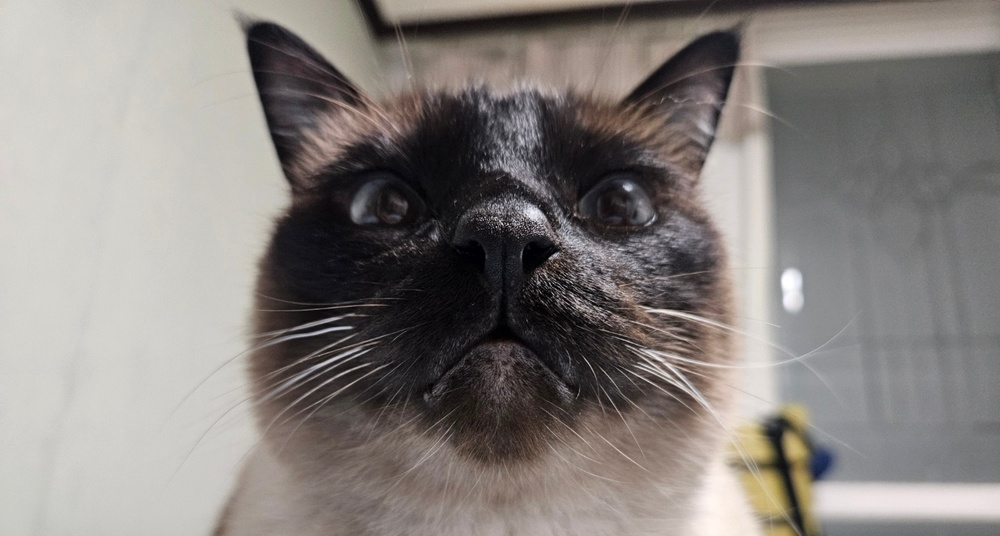
#> input picture cv_week6/happy_1.jpg, 1000 x 536 px, shrunk from 1400 x 751 before the run
$ python Canny_edge.py
#> lines starting #> are read from the running program, lines starting #| are printed output that depends on the picture; after the words box and inside, x2 and y2 are one past the last pixel; in counts of white or black regions, pixels touching at a corner belong together
import cv2 as cv

img = cv.imread('happy_1.jpg') # 영상 읽기
#> img is the input picture: shape (536, 1000, 3); mean B, G, R 125.8, 129.1, 134.3

gray = cv.cvtColor(img, cv.COLOR_BGR2GRAY)

canny1 = cv.Canny(gray, 50, 150) # Tlow=50, Thigh=150으로 설정
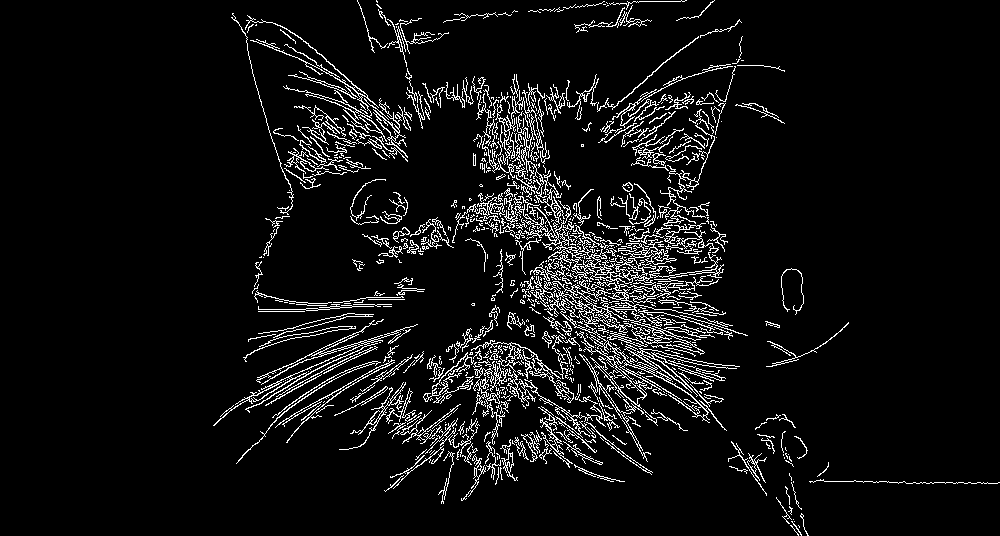
#> canny1: shape (536, 1000); 6.6% white in thin lines or dots, all inside (x1, y1, x2, y2) = (213, 0, 1000, 536)
canny2 = cv.Canny(gray, 100, 200) # Tlow=100, Thigh=200으로 설정
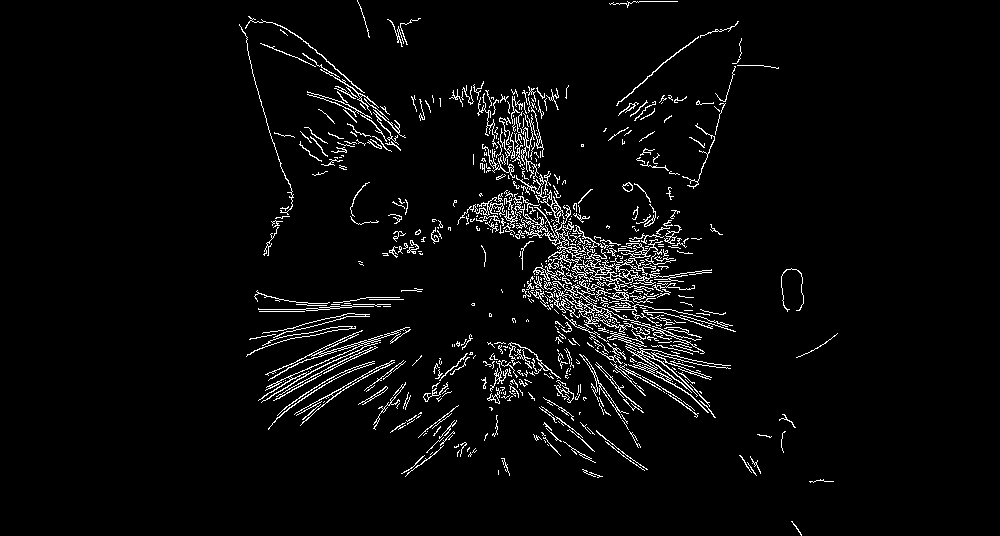
#> canny2: shape (536, 1000); 3.9% white in thin lines or dots, all inside (x1, y1, x2, y2) = (239, 0, 838, 536)

cv.imshow('Original', gray)
cv.imshow('Canny1', canny1)
cv.imshow('Canny2', canny2)

cv.waitKey()
cv.destroyAllWindows()

$ run again, with cv_week6/area_div_opti.PNG saved as cv_week6/happy_1.jpg
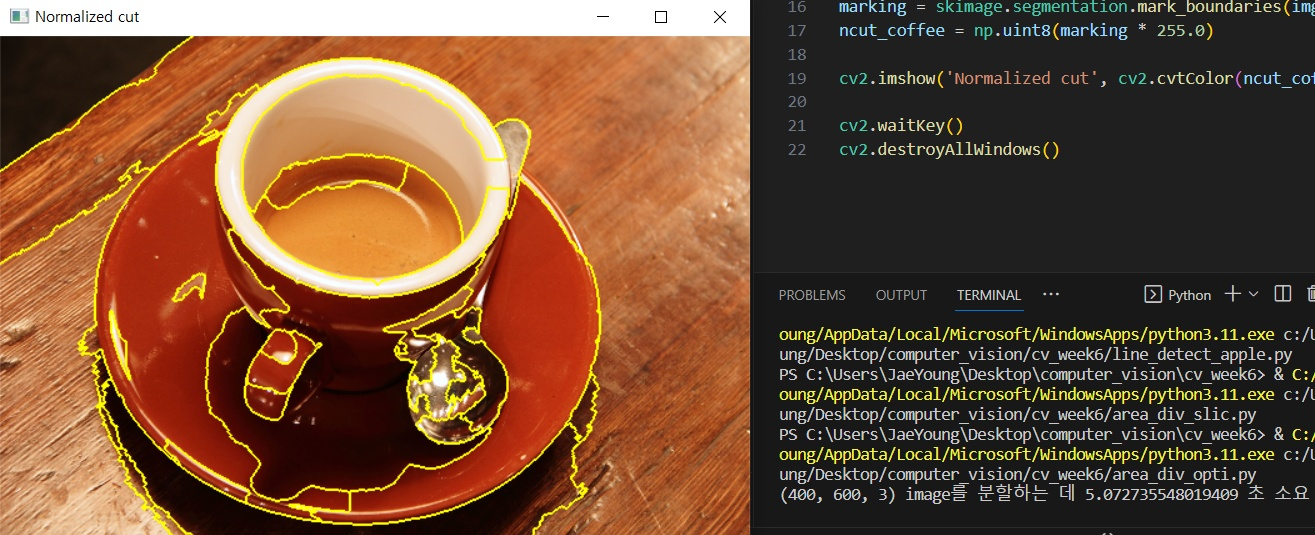
#> input picture cv_week6/area_div_opti.PNG, 1315 x 535 px
#> img is the input picture: shape (535, 1315, 3); mean B, G, R 52.7, 77.7, 114.4
#> `canny1 = cv.Canny(gray, 50, 150)`:
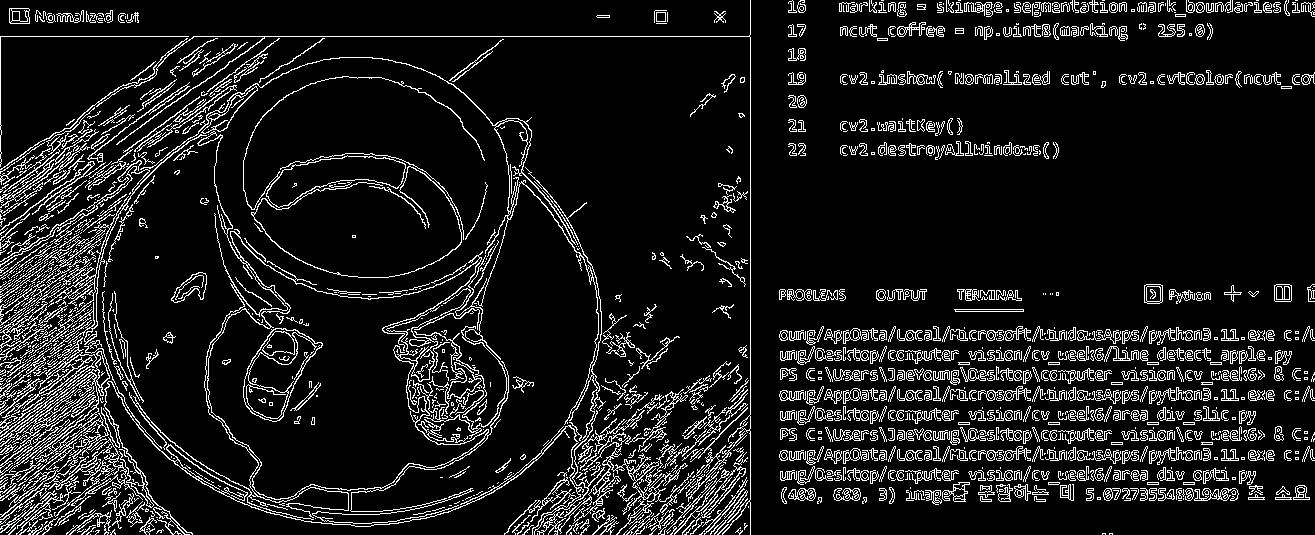
#> canny1: shape (535, 1315); 10.6% white in thin lines or dots
#> `canny2 = cv.Canny(gray, 100, 200)`:
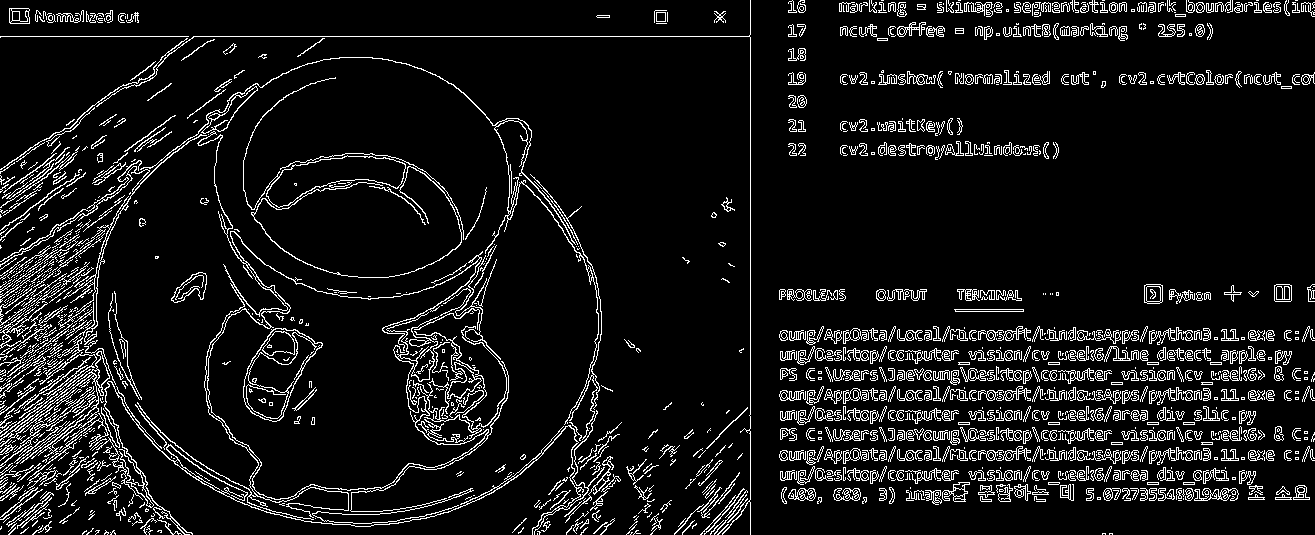
#> canny2: shape (535, 1315); 8.7% white in thin lines or dots

$ run again, with cv_week6/area_div_slic.PNG saved as cv_week6/happy_1.jpg
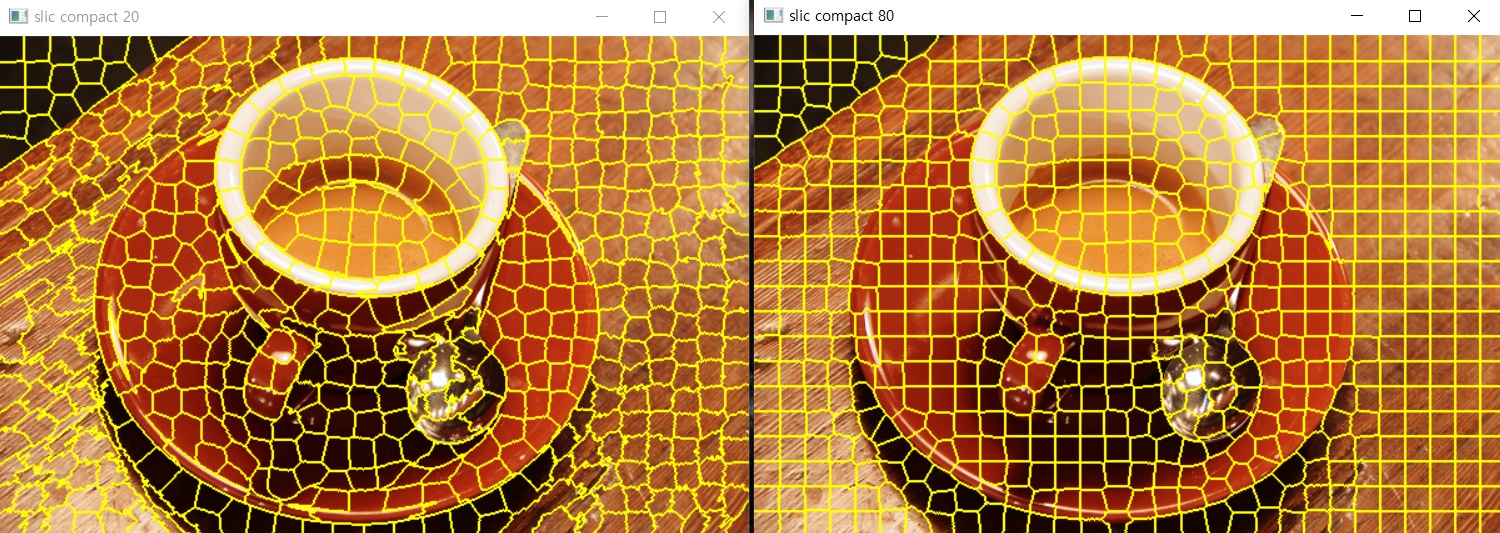
#> input picture cv_week6/area_div_slic.PNG, 1500 x 533 px
#> img is the input picture: shape (533, 1500, 3); mean B, G, R 57.9, 125, 179.7
#> `canny1 = cv.Canny(gray, 50, 150)`:
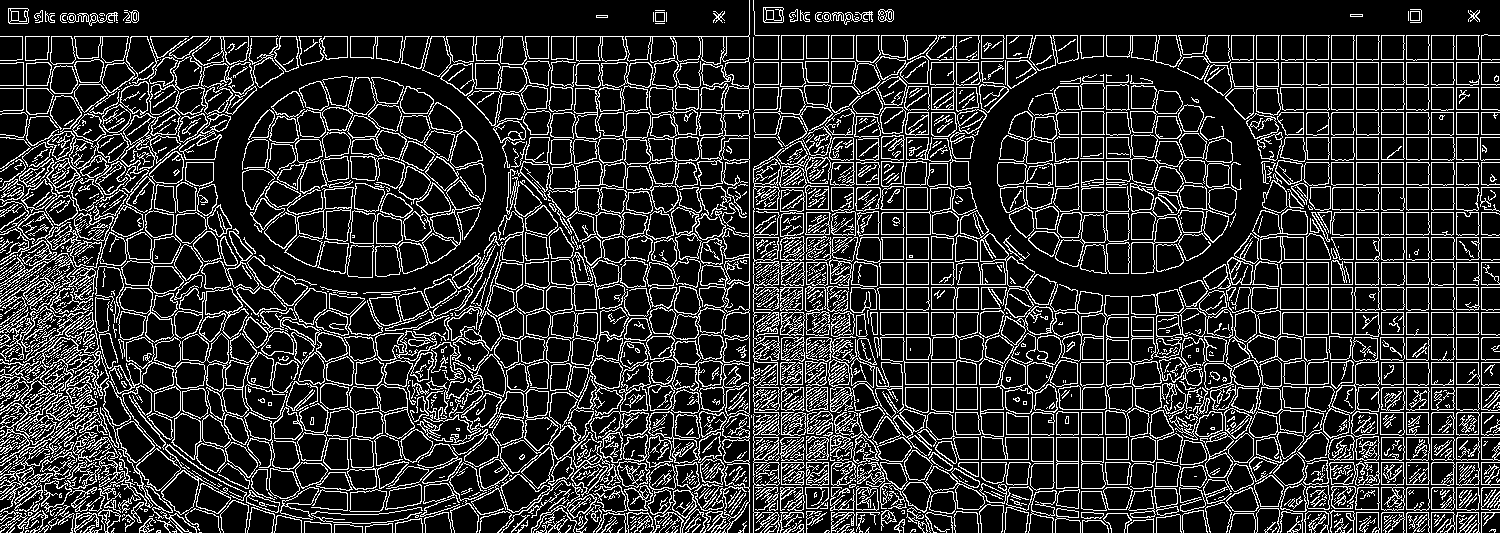
#> canny1: shape (533, 1500); 17.6% white in thin lines or dots
#> `canny2 = cv.Canny(gray, 100, 200)`:
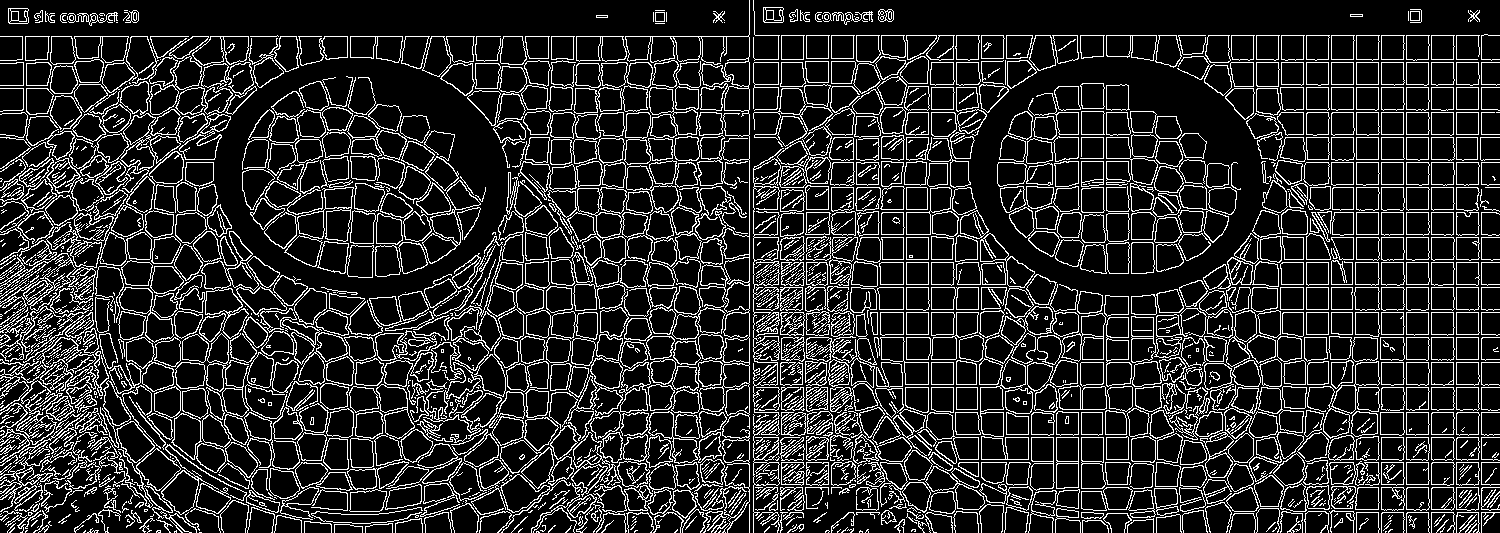
#> canny2: shape (533, 1500); 15.9% white in thin lines or dots

$ run again, with cv_week6/grabcut.PNG saved as cv_week6/happy_1.jpg
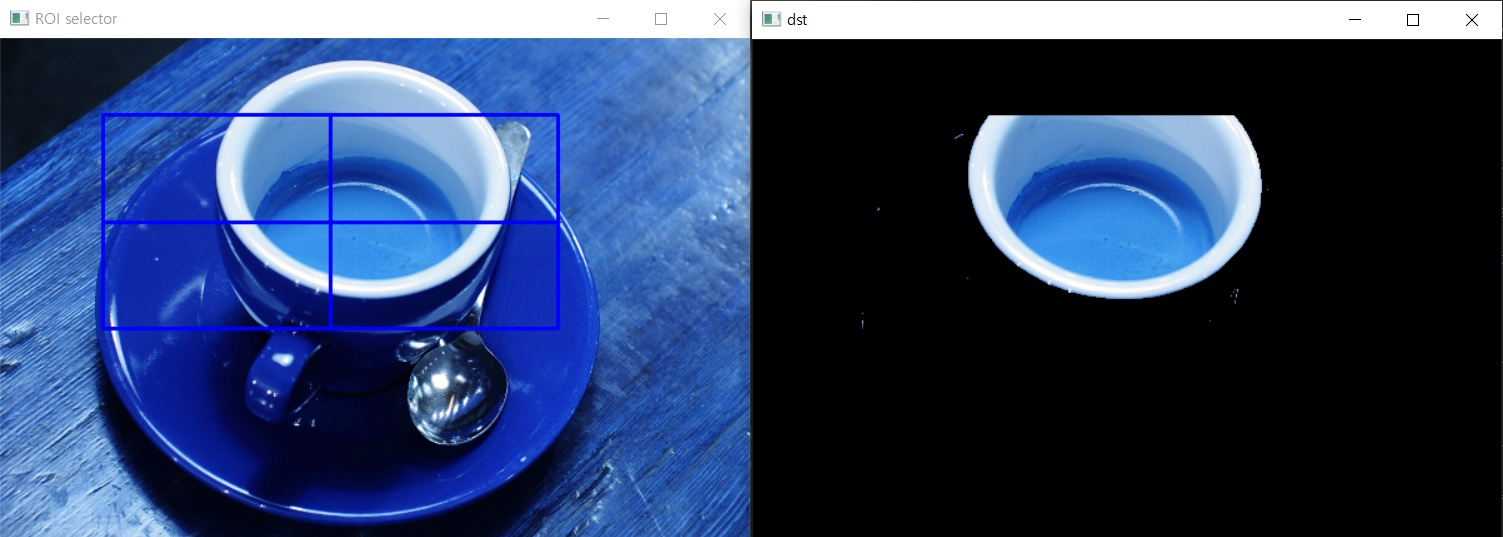
#> input picture cv_week6/grabcut.PNG, 1503 x 537 px
#> img is the input picture: shape (537, 1503, 3); mean B, G, R 104.5, 65.8, 47.3
#> `canny1 = cv.Canny(gray, 50, 150)`:
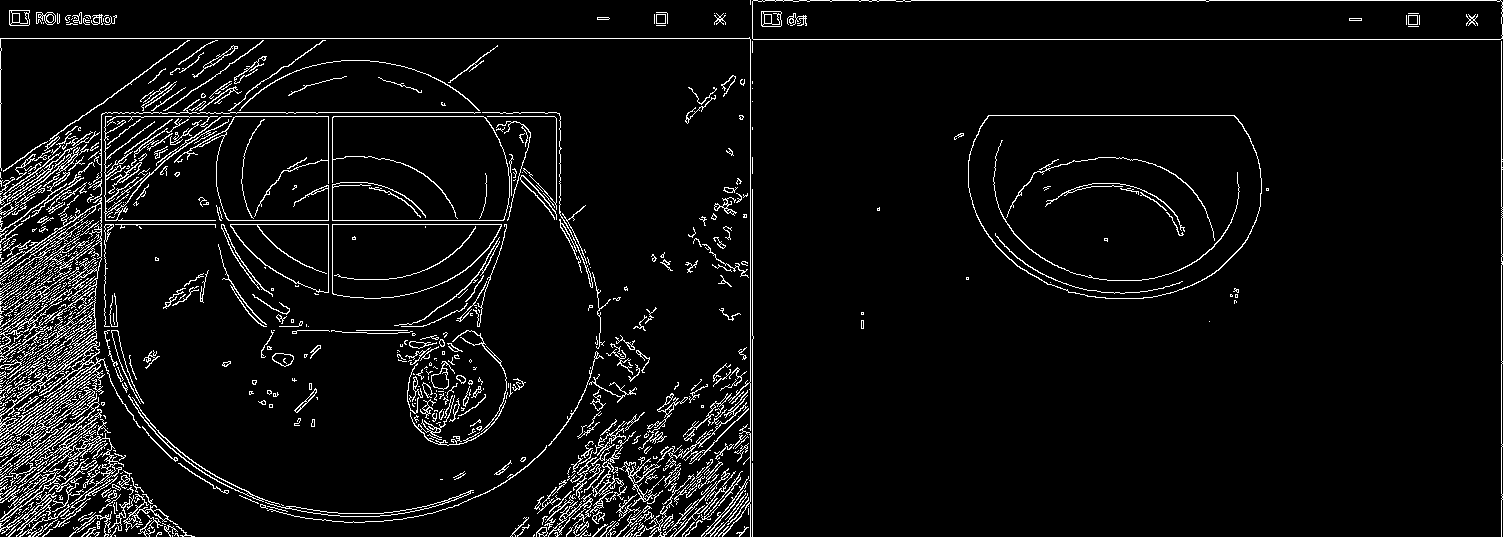
#> canny1: shape (537, 1503); 5.6% white in thin lines or dots
#> `canny2 = cv.Canny(gray, 100, 200)`:
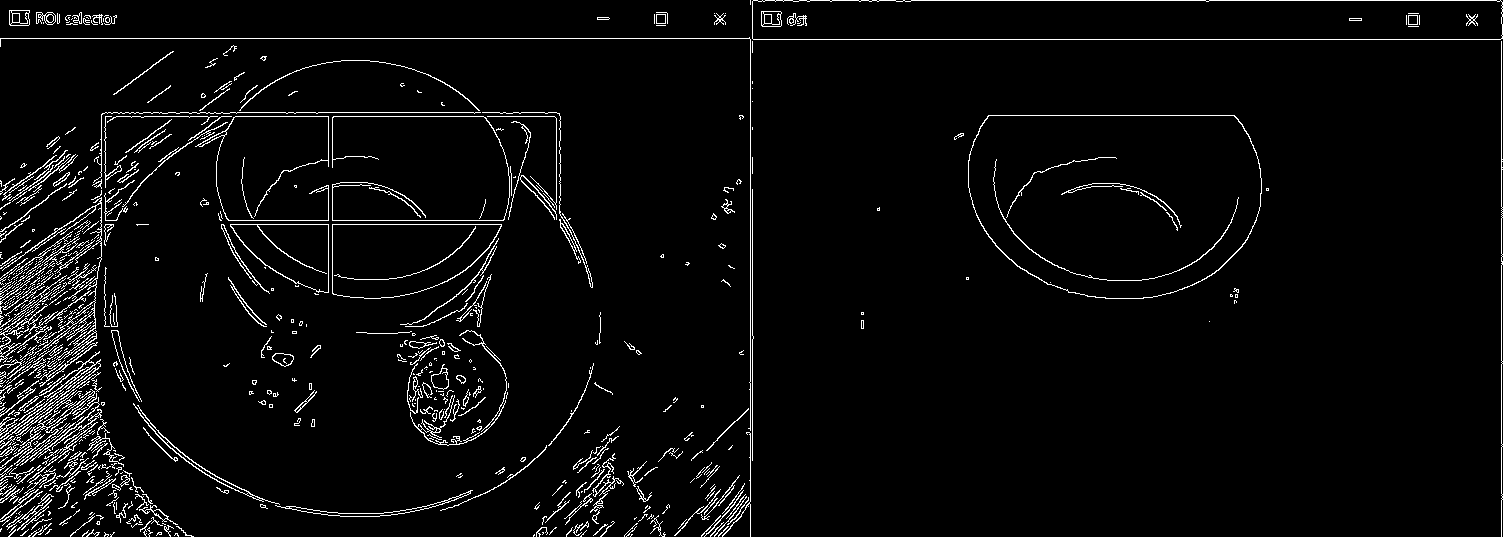
#> canny2: shape (537, 1503); 3.8% white in thin lines or dots
